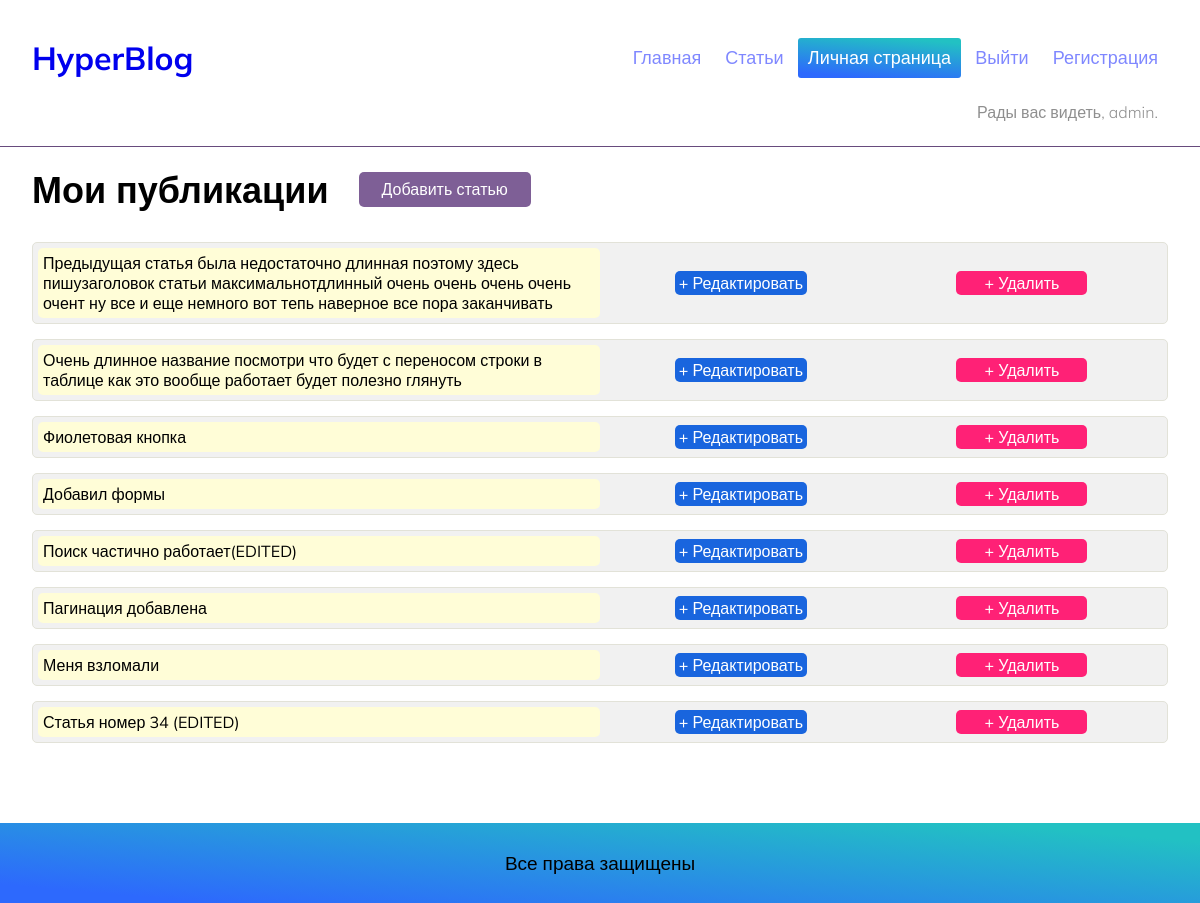
Page /person (signed in) on the committed database.
### main/models.py (models this page shows, shortened)
class Article(models.Model):
    title = models.CharField("Заголовок статьи", max_length=200)
    author = models.ForeignKey(User, on_delete=models.CASCADE, related_name='article_author')
    body = models.TextField("Текст статьи")
    pub_date = models.DateTimeField("Дата публиуации")
    class Meta:
        verbose_name = 'Статья'
        verbose_name_plural = 'Статьи'

### main/views.py (the view)
# urls.py: path('person', PersonalPage.as_view(), name='person'),
class PersonalPage(View):
    def get(self, request, *args, **kwargs):
        if not request.user.is_authenticated:
            raise PermissionDenied()
        publications = Article.objects.filter(author=request.user).order_by('-pub_date')
        context = {'publications': publications}
        return render(request, "main/person.html", context)

### main/templates/main/person.html (shortened to what this page needs)
{% extends 'main/base.html' %}
{% block content %}
<div class="wrapper">
    <div class="page-personal">
        <div class="personal-head">
            <h2 class="heading pers-h2">Мои публикации</h2>
            <a class="button btn-person" href="{% url 'main:create' %}">Добавить статью</a>
        </div>
        <div class="table-pub">
        {% if publications %}
            {% for pub in publications %}
                <div class="person-pub">
                    <div class="grow-1"><a href="{% url 'main:detail' pub.id %}">{{ pub.title }}</a></div>
                    <div class="edit-delete">
                        <div class="grow-2"><a class="button-2 btn-grow-2" href="{% url 'main:post_edit' pub.id %}">+
                            Редактировать</a></div>
                        <div class="grow-3"><a class="button-2 btn-grow-3" href="{% url 'main:post_delete' pub.id %}">+
                            Удалить</a></div>
                    </div>
                </div>
            {% endfor %}
        {% else %}
            <p>Публикаций нет</p>
        {% endif%}
        </div>
    </div>
</div>
{% endblock content %}

### main/templates/main/base.html (shortened to what this page needs)
<!DOCTYPE html>
{% load static %}
<html lang="en">
<head>
    <link href="{% static 'css/base.css' %}" rel="stylesheet">
</head>
<body>
    <div class="wrapper">
        <div class="head">
            <header class="header">
                <h1 class="logo"><a href="{% url 'main:welcome' %}">HyperBlog</a></h1>
                {% with url_name=request.resolver_match.url_name %}
                <nav class="menu">
                    <ul class="navigation">
                        <li><a class="menu-link {% if url_name == 'welcome' %}active{% endif %}"
                           href="{% url 'main:welcome' %}">Главная</a></li>
                        <li><a class="menu-link {% if url_name == 'publications' %}active{% endif %}" href="{% url 'main:publications' %}">Статьи</a></li>
                        {% if user.is_authenticated %}
                            <li><a class="menu-link {% if url_name == 'person' %}active{% endif %}" href="{% url 'main:person' %}">Личная страница</a></li>
                            <li><a class="menu-link {% if url_name == 'logout' %}active{% endif %}" href="{% url 'main:logout' %}">Выйти</a></li>
                        {% else %}
                            <li><a class="menu-link {% if url_name == 'login' %}active{% endif %}" href="{% url 'main:login' %}">Войти</a></li>
                        {% endif %}
                        <li><a class="menu-link {% if url_name == 'signup' %}active{% endif %}" href="{% url 'main:signup' %}">Регистрация</a></li>
                    </ul>
                </nav>
                {% endwith %}
            </header>
            <section class="user-status">
                {% if user.is_authenticated %}
                    <p>Рады вас видеть, {{ user.username }}.</p>
                {% else %}
                    <p>Статус: гость</p>
                {% endif %}
            </section>
        </div>
    </div>
    <div class="main">
        <div class="line"></div>
        {% block content %}{% endblock %}
    </div>
    <footer class="footer">Все права защищены</footer>
</body>
</html>

### static/css/base.css (style rules this page uses)
* { margin: 0; padding: 0; box-sizing: border-box; }
a { text-decoration: None; }
.button { font-family: inherit; font-weight: 500; font-size: 18px; line-height:60px; border: 0; cursor: pointer; padding-left: 36px; padding-right:36px; display: inline-block; transition: background 0.1s linear; }
.wrapper { max-width: 1280px; width: 100%; margin: 0 auto; padding-left: 32px; padding-right: 32px; }
body { font-family: 'Mulish', sans-serif; display: flex; flex-direction: column; min-height: 100vh; }
.header { display: flex; justify-content: space-between; align-items: center; padding-top:38px; padding-bottom: 20px; flex-wrap: wrap; }
.user-status { display: flex; justify-content: right; font-weight: 300; font-size: 16px; line-height: 28px; color: #8f8f8f; padding-bottom: 20px; padding-right: 10px; flex-wrap: wrap; align-items: center; }
.heading { font-weight: bold; font-size: 36px; line-height: 45px; text-align: center; color: #000000; }
.navigation li { display: inline-block; }
.menu-link { font-size: 18px; line-height: 20px; color: #0012ff; opacity: 0.5; transition: opacity 0.1s linear; display: inline-block; padding: 10px; border-radius: 3px; }
.menu a.active { opacity:1; color: #ffffff; background: linear-gradient(185deg, rgba(34,193,195,1) 10%, rgba(45,105,253,1) 90%);; }
.line { border-top: 1px solid rgb(103,75,125); width: 100%; max-width: 1350px; margin: 0 auto; }
.main { margin-bottom: 80px; }
.footer { background: rgb(34,193,195); background: linear-gradient(185deg, rgba(34,193,195,1) 10%, rgba(45,105,253,1) 90%); height:80px; font-style: normal; font-weight:normal; font-size: 19px; display: flex; justify-content: center; align-items: center; margin-top: auto; }
.page-personal { margin-top: 20px; }
.personal-head { display: flex; align-items: center; flex-wrap: wrap; }
.pers-h2 { margin-right: 30px; }
.btn-person { font-size: 16px; line-height:35px; padding-left: 23px; padding-right:23px; border-radius: 5px; color: #0012ff; background: rgb(126, 95, 150); color: #ffffff; }
.table-pub { margin-top: 30px; }
.person-pub { padding: 5px; margin-top: 15px; display: flex; flex-wrap: wrap; justify-content: space-between; align-items: stretch; background-color: #f1f1f1; border: 1px solid #e2e2d8; border-radius: 5px; }
.grow-1 { padding: 5px; display: flex; align-items: center; width: 50%; background: #fffdd7; border-radius: 5px; }
.grow-1 a { color: #000000; transition: color 0.1s linear; }
.edit-delete { display: flex; flex-wrap: wrap; justify-content: space-around; align-items: center; width: 50%; }
.button-2 { font-family: inherit; font-weight: 500; font-size: 16px; line-height:1.5; border: 0; cursor: pointer; display: inline-block; transition: background 0.1s linear; }
.btn-grow-3 { padding-left: 28px; padding-right:28px; color: #ffffff; background-color: #ff2176; border-radius: 5px; }
.btn-grow-2 { padding-left: 4px; padding-right:4px; color: #ffffff; background-color: #1965de; border-radius: 5px; }

### rows in the picture
Article: title "Предыдущая статья была недостаточно длинная поэтому здесь пишузаголовок статьи максимальнотдлинный очень очень очень очень очент ну все и еще немного вот тепь наверное все пора заканчивать"
Article: title "Очень длинное название посмотри что будет с переносом строки в таблице как это вообще работает будет полезно глянуть"
Article: title "Фиолетовая кнопка"
Article: title "Добавил формы"
Article: title "Поиск частично работает(EDITED)"
Article: title "Пагинация добавлена"
Article: title "Меня взломали"
Article: title "Статья номер 34 (EDITED)"

### other values in the picture
{{ user.username }} "admin"
